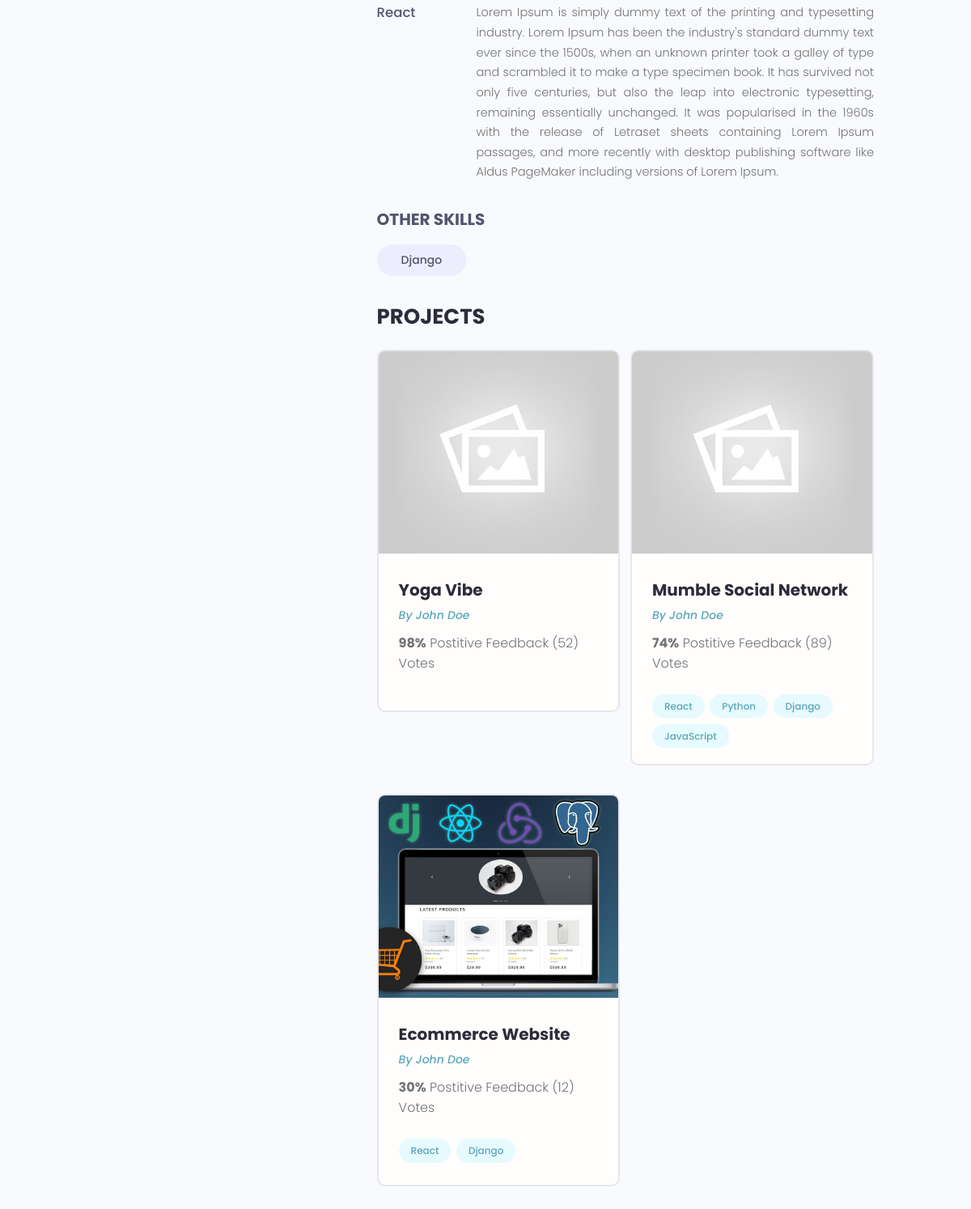
The page /profile/c453f967-dcbc-45c6-b6ed-ca9aeb724a23/ (lower part) on the database as committed earlier.
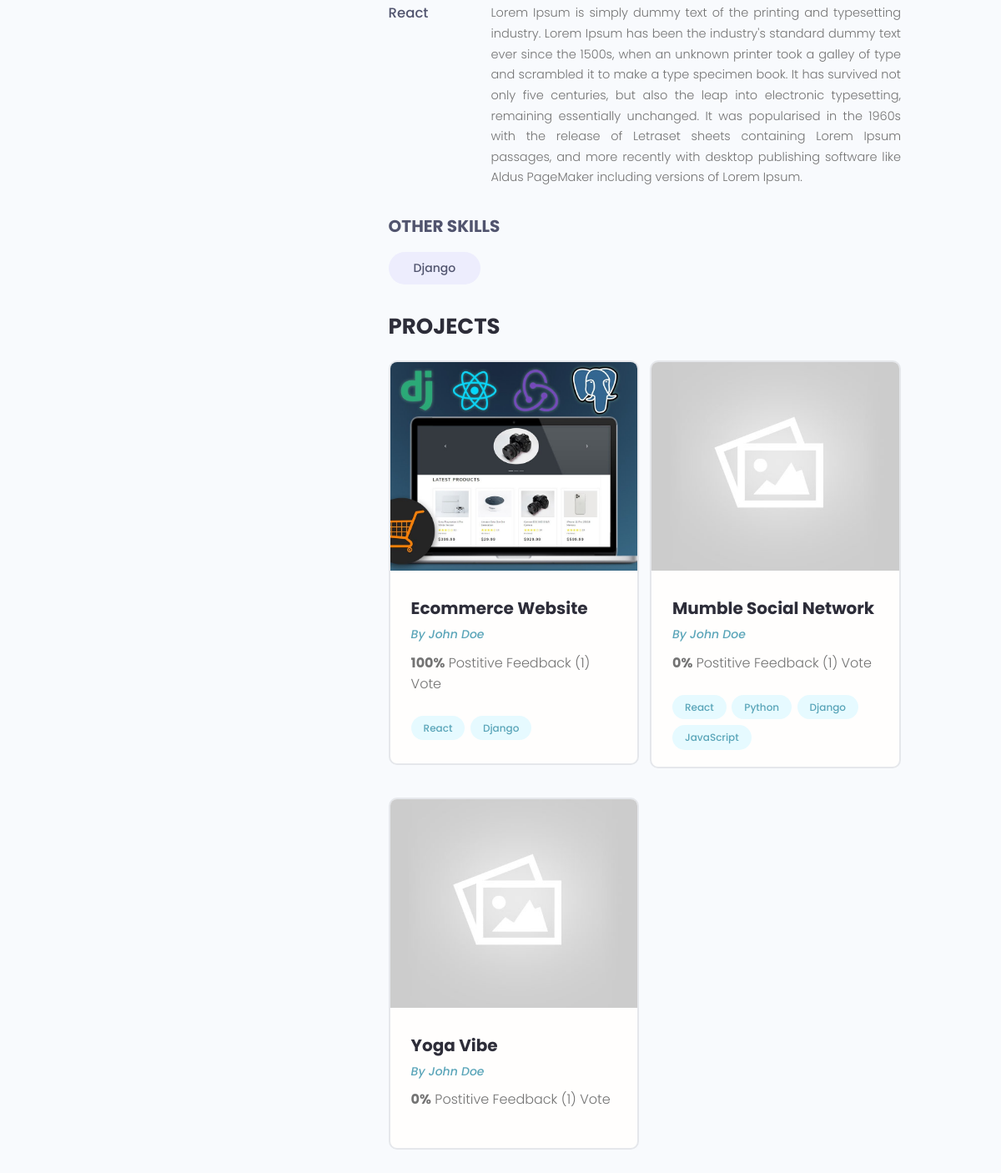
The same page on the database as committed later.
### users/models.py (models this page shows, shortened)
class Skill(models.Model):
    owner= models.ForeignKey(Profile, on_delete=models.CASCADE, null=True)
    name= models.CharField(max_length=200, blank=True, null=True)
    description= models.TextField(null=True, blank=True)
    created= models.DateTimeField(auto_now_add=True)
    id= models.UUIDField(default=uuid.uuid4, unique=True, primary_key=True, editable=False)
    def __str__(self):
        return str(self.name)

class Profile(models.Model):
    user= models.OneToOneField(User, on_delete=models.CASCADE, null=True, blank=True)
    name= models.CharField(max_length=200, blank=True, null=True)
    email= models.EmailField(max_length=500, blank=True, null=True)
    username= models.CharField(max_length=200, blank=True, null=True)
    location= models.CharField(max_length=200, blank=True, null=True)
    short_intro=models.CharField(max_length=200, blank=True, null=True)
    bio=models.TextField(blank=True, null=True)
    profile_image=models.ImageField(null=True, blank=True, upload_to= 'profiles/', default='profiles/user-default.png')
    social_github= models.CharField(max_length=200, blank=True, null=True)
    social_twitter= models.CharField(max_length=200, blank=True, null=True)
    social_linkedin= models.CharField(max_length=200, blank=True, null=True)
    social_youtube= models.CharField(max_length=200, blank=True, null=True)
    social_website= models.CharField(max_length=200, blank=True, null=True)
    created= models.DateTimeField(auto_now_add=True)
    id= models.UUIDField(default=uuid.uuid4, unique=True, primary_key=True, editable=False)

### projects/models.py (models this page shows, shortened)
class Project(models.Model):
    owner= models.ForeignKey(Profile, null=True, blank=True, on_delete=models.SET_NULL )
    title= models.CharField(max_length=200)
    description= models.TextField(null=True, blank=True)
    featured_image= models.ImageField(null=True, blank=True, default='default.jpg')
    demo_link= models.CharField(max_length=2000, null=True, blank=True)
    source_link= models.CharField(max_length=2000, null=True, blank=True)
    tags=models.ManyToManyField('Tag', blank=True)
    vote_total= models.IntegerField(default=0, null=True, blank=True)
    vote_ratio=models.IntegerField(default=0, null=True, blank=True)
    created= models.DateTimeField(auto_now_add=True)
    id= models.UUIDField(default=uuid.uuid4, unique=True, primary_key=True, editable=False)
    class Meta:
        ordering = ['-vote_ratio', 'vote_total', 'title']

class Tag(models.Model):
    name= models.CharField(max_length=200)
    created= models.DateTimeField(auto_now_add=True)
    id= models.UUIDField(default=uuid.uuid4, unique=True,
                        primary_key=True, editable=False)
    def __str__(self):
        return self.name

### users/views.py (the view)
# urls.py: path('profile/<str:pk>/', views.userProfile, name='user-profile'),
def userProfile(request, pk):
    profile= Profile.objects.get(id=pk)
    topSkills= profile.skill_set.exclude(description__exact='')
    otherSkills= profile.skill_set.filter(description='')
    context={'profile':profile,'topSkills':topSkills, 'otherSkills':otherSkills}
    return render(request, 'users/user-profile.html', context)

### users/templates/users/user-profile.html (shortened to what this page needs)
{% extends 'main.html' %}
{% block content %}
<main class="profile my-md">
    <div class="container">
      <div class="layout">
        <div class="column column--1of3">
        </div>
        <div class="column column--2of3">
          <div class="devInfo">
            <div class="devInfo__skills">
                {% for skill in topSkills %}
              <div class="devSkill">
                <h4 class="devSkill__title">{{skill.name}}</h4>
                <p class="devSkill__info">
{{skill.description}}
                </p>
              </div>
{% endfor %}
              <h3 class="devInfo__subtitle">Other Skills</h3>
              <div class="devInfo__otherSkills">
                 {% for skill in otherSkills %}
                <span class="tag tag--pill tag--sub tag--lg">
                  <small>{{skill}}</small>
                </span>
{% endfor %}
              </div>
            </div>
          </div>
          <div class="devInfo">
            <h3 class="devInfo__title">Projects</h3>
            <div class="grid grid--two">
{% for project in profile.project_set.all %}
              <div class="column">
                <div class="card project">
                  <a href="{% url 'project' project.id %}" class="project">
                    <img class="project__thumbnail" src="{{project.featured_image.url}}" alt="project thumbnail" />
                    <div class="card__body">
                      <h3 class="project__title">{{project.title}}</h3>
                      <p><a class="project__author" href="{% url 'user-profile' project.owner.id %}">By {{project.owner.name}}</a></p>
                      <p class="project--rating">
                        <span style="font-weight: bold;">{{project.vote_ratio}}%</span> Postitive
                        Feedback ({{project.vote_total}}) Vote{{project.vote_total|pluralize:'s'}}
                      </p>
                      <div class="project__tags">
{% for tag in project.tags.all %}
                        <span class="tag tag--pill tag--main">
                          <small>{{tag}}</small>
                        </span>
{% endfor %}
                      </div>
                    </div>
                  </a>
                </div>
              </div>
{% endfor %}
            </div>
          </div>
        </div>
      </div>
    </div>
  </main>{% endblock content %}

Rows that differ between the two databases and show on the page:
changed Project "Ecommerce Website": vote_ratio "30" → "100"; vote_total "12" → "1"; moves up the list
changed Project "Mumble Social Network": vote_ratio "74" → "0"; vote_total "89" → "1"; moves down the list
changed Project "Yoga Vibe": vote_ratio "98" → "0"; vote_total "52" → "1"
